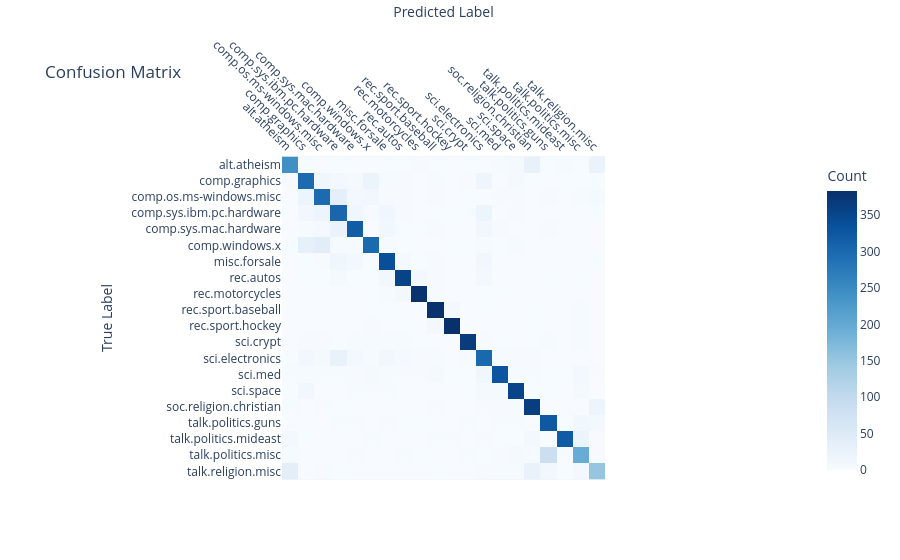

The cell this chart's notebook holds for it:
### Markdown cell above
### 7. Confession matrix

### Code cell
cm = confusion_matrix(test_y, y_pred)

fig = px.imshow(cm,
                x=class_names,
                y=class_names,
                color_continuous_scale="Blues",
                title="Confusion Matrix",
                labels=dict(x="Predicted Label", y="True Label", color="Count"))

fig.update_xaxes(side="top", tickangle=45)
fig.show()

### Figure 1 — Plotly figure (JSON) as saved in the notebook; plotly's stock layout.template omitted (floating-point values rounded to 4 significant figures; data arrays with more than 128 entries replaced by an {"elided": "..."} marker saying what was removed)
{"data": [{"coloraxis": "coloraxis", "hovertemplate": "Predicted Label: %{x}<br>True Label: %{y}<br>Count: %{z}<extra></extra>", "name": "0", "type": "heatmap", "x": ["alt.atheism", "comp.graphics", "comp.os.ms-windows.misc", "comp.sys.ibm.pc.hardware", "comp.sys.mac.hardware", "comp.windows.x", "misc.forsale", "rec.autos", "rec.motorcycles", "rec.sport.baseball", "rec.sport.hockey", "sci.crypt", "sci.electronics", "sci.med", "sci.space", "soc.religion.christian", "talk.politics.guns", "talk.politics.mideast", "talk.politics.misc", "talk.religion.misc"], "xaxis": "x", "y": ["alt.atheism", "comp.graphics", "comp.os.ms-windows.misc", "comp.sys.ibm.pc.hardware", "comp.sys.mac.hardware", "comp.windows.x", "misc.forsale", "rec.autos", "rec.motorcycles", "rec.sport.baseball", "rec.sport.hockey", "sci.crypt", "sci.electronics", "sci.med", "sci.space", "soc.religion.christian", "talk.politics.guns", "talk.politics.mideast", "talk.politics.misc", "talk.religion.misc"], "yaxis": "y", "z": {"elided": "20x20 int values"}}], "layout": {"coloraxis": {"colorbar": {"title": {"text": "Count"}}, "colorscale": [[0, "rgb(247,251,255)"], [0.125, "rgb(222,235,247)"], [0.25, "rgb(198,219,239)"], [0.375, "rgb(158,202,225)"], [0.5, "rgb(107,174,214)"], [0.625, "rgb(66,146,198)"], [0.75, "rgb(33,113,181)"], [0.875, "rgb(8,81,156)"], [1, "rgb(8,48,107)"]]}, "title": {"text": "Confusion Matrix"}, "xaxis": {"anchor": "y", "constrain": "domain", "domain": [0, 1], "scaleanchor": "y", "side": "top", "tickangle": 45, "title": {"text": "Predicted Label"}}, "yaxis": {"anchor": "x", "autorange": "reversed", "constrain": "domain", "domain": [0, 1], "title": {"text": "True Label"}}}}
